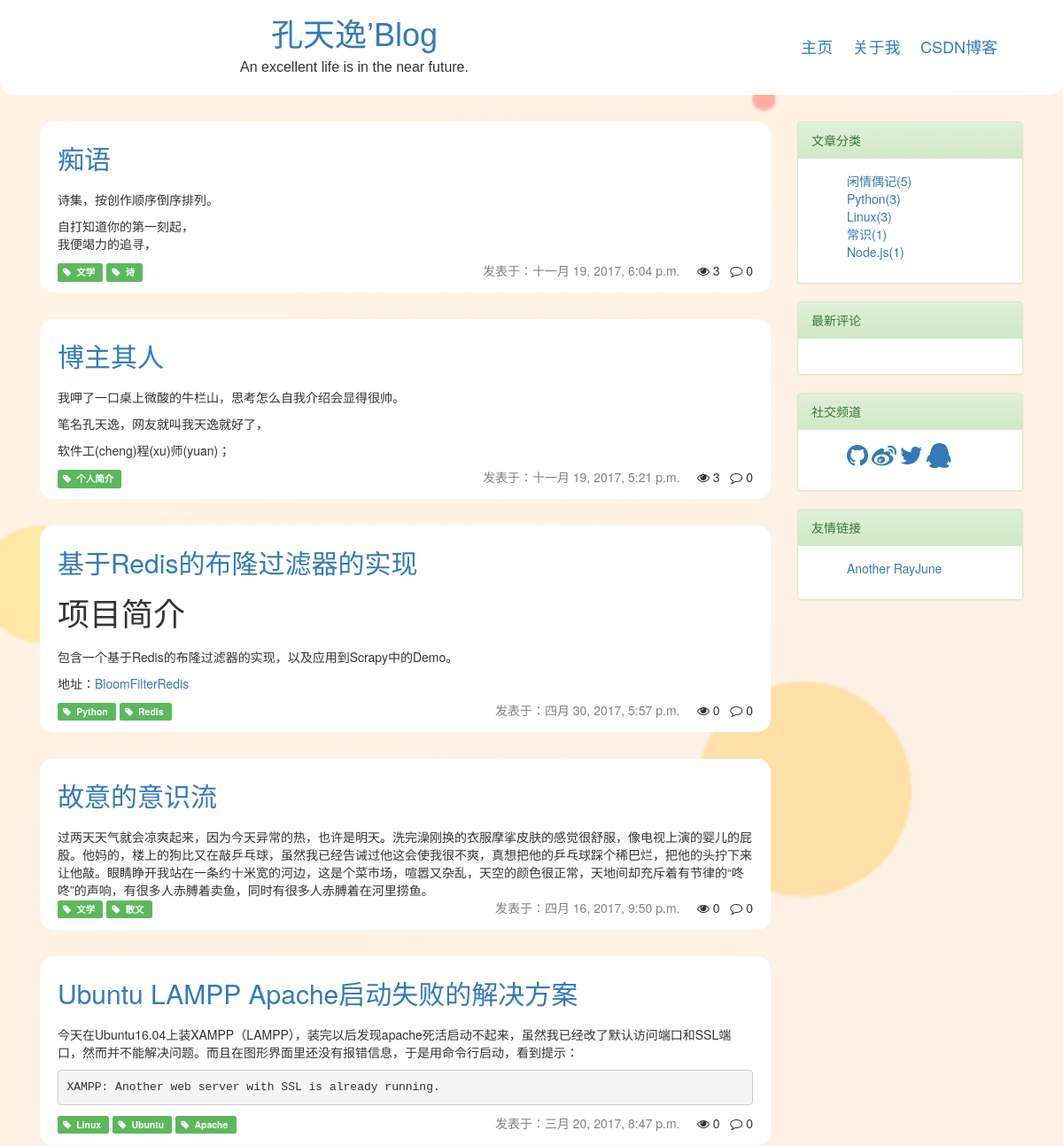
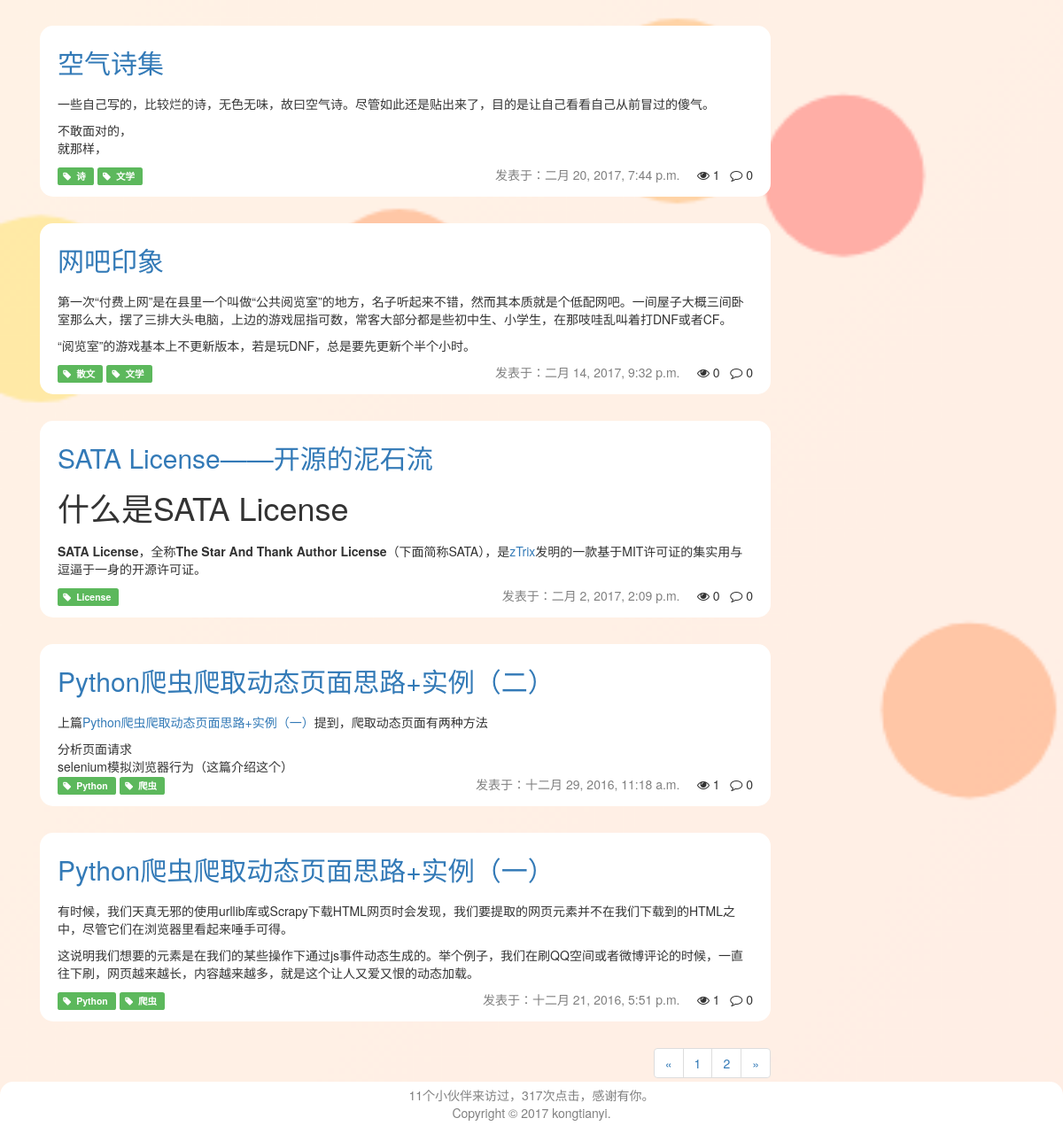
The page / on the database its author committed (2 pictures, top to bottom).
### blog/models.py (models this page shows, shortened)
class Exts(models.Model):
    id = models.IntegerField("ID", primary_key=True)
    key = models.CharField("Key", max_length=50)
    value = models.CharField("Value", max_length=200, null=True, blank=True, default="")
    create_time = models.DateTimeField("创建时间", auto_now_add=True)
    update_time = models.DateTimeField("更新时间", auto_now=True)
    class Meta:
        db_table = 'ext'

class Articles(models.Model):
    id = models.IntegerField("ID", primary_key=True)
    title = models.TextField("文章标题")
    category_id = models.IntegerField("分类id")
    tags = models.TextField("标签")
    content = models.TextField("文章内容")
    summery = models.TextField("文章简介", null=True)
    pv = models.IntegerField("Page View", null=True, blank=True, default=0)
    uv = models.IntegerField("Unique View", null=True, blank=True, default=0)
    comment_count = models.IntegerField("评论数", null=True, blank=True, default=0)
    url = models.CharField("时间索引url", max_length=200, null=True, blank=True, default="")
    create_time = models.DateTimeField("创建时间", default=timezone.now)
    update_time = models.DateTimeField("更新时间", auto_now=True)
    class Meta:
        db_table = 'articles'

class Categorys(models.Model):
    id = models.IntegerField("ID", primary_key=True)
    category_name = models.CharField("分类名", max_length=100)
    parent_id = models.IntegerField("父分类id")
    create_time = models.DateTimeField("创建时间", auto_now_add=True)
    update_time = models.DateTimeField("更新时间", auto_now=True)
    def to_json_dict(self):
        self.create_time = self.create_time.strftime("%Y-%m-%d %H:%M")
        self.update_time = self.update_time.strftime("%Y-%m-%d %H:%M")
        return dict([(attr, getattr(self, attr)) for attr in [f.name for f in self._meta.fields]])
    class Meta:
        db_table = 'categorys'

### blog/decorators.py (the view)
    def _add_user_pv_uv(request, *args, **kwargs):
        response = func(request, *args, **kwargs)
        if "blog_viewed" not in request.COOKIES:
            response.set_cookie("blog_viewed", "1")
            Exts.objects.filter(key="uv").update(value=F("value") + 1)
        Exts.objects.filter(key="pv").update(value=F("value") + 1)
        return response

### blog/views.py (called while the page is built)
@add_blog_pv_uv
def index(request, page_num=None):
    if not page_num:
        page_num = 1
    page_num = int(page_num)
    try:
        articlelist = Articles.objects.all().order_by('-create_time')[(page_num-1)*10: (page_num-1)*10+10]
    except AssertionError:
        raise Http404()
    article_num = Articles.objects.count()
    for article in articlelist:
        article.tags = article.tags.split(",")
    context = {
        "data": articlelist,
        "pages": [x+1 for x in range(0, math.ceil(article_num / 10))],
        "now_page": page_num,
        "categorys": get_categorys(),
        "blog_param": get_blog_param(),
    }
    return render(request, 'blog/index.html', context=context)

def get_categorys():
    categories = Categorys.objects.all()
    category_list = list()
    for category in categories:
        category = category.to_json_dict()
        count = Articles.objects.filter(category_id=category["id"]).count()
        category["count"] = count
        category_list.append(category)
    return category_list

def get_blog_param():
    blog_param = dict()
    exts = Exts.objects.all()
    for ext in exts:
        if "friend_links" == ext.key:
            ext.value = eval(ext.value)
        blog_param[ext.key] = ext.value
    return blog_param

### blog/templates/blog/index.html (shortened to what this page needs)
<!DOCTYPE html>
<html>
<head>
    {% load static %}
	<link href="https://cdn.bootcss.com/bootstrap/3.3.7/css/bootstrap.min.css" rel="stylesheet">
	<link href="https://cdn.bootcss.com/bootstrap/3.3.7/css/bootstrap-theme.min.css" rel="stylesheet">
	<link rel="stylesheet" href="{% static 'blog/font-awesome-4.7.0/css/font-awesome.min.css' %}">
	<link rel="stylesheet" type="text/css" href="{% static 'blog/breeze.css' %}?v=012">
</head>
<body>
	<div class="row head">
		<div class="col-lg-8">
			<h1 class="head-h1"><a href="/">{{ blog_param.title }}</a></h1>
			<p class="head-p">{{ blog_param.sub_title }}</p>
		</div>
		<div class="col-lg-4" id="nav">
			<a href="/">主页</a>
			<a href="/2017/11/19/about">关于我</a>
			<a href="http://blog.csdn.net/qq_30242609" target="blank">CSDN博客</a>
		</div>
	</div>
	<div class="container">
		<div class="row">
			<div class="col-lg-9 summerys" id="main">
				<ul>
                {% for article in data %}
                    <li>
    					<div class="board">
    						<h2><a href="/{{ article.url }}">{{ article.title }}</a></h2>
    						<div class="summery">
      							<div>{{ article.summery|safe }}</div>
    						</div>
                            <div>
                                {% for tag in article.tags %}
                                    <p class="tags">
      								    <span class="label label-success">
      								    <i class="fa fa-tag" aria-hidden="true"></i>
      								    &nbsp{{ tag }}
      								    </span>
      							    </p>
                                {% endfor %}
      							<p class="nums">
      								<span>发表于：{{ article.create_time }}</span>&nbsp&nbsp&nbsp&nbsp
      								<i class="fa fa-eye" aria-hidden="true"></i>&nbsp{{ article.uv }}&nbsp&nbsp
      								<i class="fa fa-comment-o" aria-hidden="true"></i>&nbsp{{ article.comment_count }}
      							</p>
                            </div>
    					</div>
    				</li>
                {% endfor %}
  				</ul>
                <div>
                    <nav aria-label="Page navigation" class="bpage">
                        <ul class="pagination" style="margin: 0;">
                            <li>
                                <a href="/page/{{ now_page|add:-1 }}" aria-label="Previous">
                                    <span aria-hidden="true">&laquo;</span>
                                </a>
                            </li>
                            {% for page in pages %}
                            <li><a href="/page/{{ page }}">{{ page }}</a></li>
                            {% endfor %}
                            <li>
                            <a href="/page/{{ now_page|add:1 }}" aria-label="Next">
                                <span aria-hidden="true">&raquo;</span>
                            </a>
                            </li>
                        </ul>
                    </nav>
                </div>
			</div>
			<div class="col-lg-3">
				<div class="panel panel-success">
					<div class="panel-heading">文章分类</div>
					<div class="panel-body">
						<ul>
                            {% for category in categorys %}
                                <li><a href="/categories/{{ category.category_name }}">{{ category.category_name }}({{ category.count }})</a></li>
                            {% endfor %}
						</ul>
					</div>
				</div>
				<div class="panel panel-success">
					<div class="panel-heading">最新评论</div>
					<div class="panel-body">
					</div>
				</div>
				<div class="panel panel-success">
					<div class="panel-heading">社交频道</div>
					<div class="panel-body">
                        <ul>
                            <li>
                                <a href="https://github.com/kongtianyi" target="blank"><i class="fa fa-github fa-2x" aria-hidden="true"></i></a>
						        <a href="http://weibo.com/u/5484257648" target="blank"><i class="fa fa-weibo fa-2x" aria-hidden="true"></i></a>
						        <a href="https://twitter.com/KongtianyiCoder" target="blank"><i class="fa fa-twitter fa-2x" aria-hidden="true"></i></a>
						        <a href="598515595" target="blank"><i class="fa fa-qq fa-2x" aria-hidden="true"></i></a>
                            </li>
                        </ul>
                    </div>
				</div>
				<div class="panel panel-success">
					<div class="panel-heading">友情链接</div>
					<div class="panel-body">
                        {% for link in blog_param.friend_links %}
                            <ul>
							    <li><a href="{{ link.url }}" target="_blank">{{ link.title }}</a></li>
						    </ul>
                        {% endfor %}
					</div>
				</div>
			</div>
		</div>
	</div>
	<div class="foot">
        <p>{{ blog_param.uv }}个小伙伴来访过，{{ blog_param.pv }}次点击，感谢有你。</p>
		<p>Copyright © 2017 kongtianyi.</p>
	</div>
</body>
</html>

### blog/static/blog/breeze.css (style rules this page uses)
body { background-color: #DDDDDD; }
.head { background-color: #ffffff; border-radius: 0px 0px 15px 15px; margin: 0px 0px 30px 0px; padding: 0px 0px 10px 0px; width: 100%; }
.head-h1 { margin: 20px 0px 0px 10%; padding: 0px; font-family: "华文行楷", "lucida grande", "lucida sans unicode", lucida, helvetica, "Hiragino Sans GB", "Microsoft YaHei", "WenQuanYi Micro Hei", sans-serif; }
.head-p { margin: 5px 0px 10px 10%; font-size: medium; font-family: "lucida grande", "lucida sans unicode", lucida, helvetica, "Hiragino Sans GB", "Microsoft YaHei", "WenQuanYi Micro Hei", sans-serif; }
#nav { margin: 40px 0px 0px 0px; }
#nav a { padding: 0px 0px 0px 5%; font-size: large; }
.container { width: 95%; }
.board { background-color: #ffffff; border-radius: 15px; margin: 0px 0px 30px 0px; padding: 5px 20px 5px 20px; }
.board h1,h2 { margin: 20px 0px 20px 0px; }
.summerys ul { padding: 0px; }
.summerys li { list-style-type: none; }
.tags { float: left; }
.nums { float: right; }
.nums span { color: gray; }
.bpage { text-align: right; margin: 0 auto; }
.panel-body li { list-style-type: none; }
.foot { background-color: #FFFFFF; border-radius: 15px 15px 0px 0px; margin: 0px 0px 0px 0px; padding: 5px 0px 5px 0px; width: 100%; text-align: center; }
.foot p { color: gray; margin: 0 auto; padding: 0; }
@media screen and (max-width: 1200px) { .head-h1 { text-align: center; margin: 20px 0px 0px 0px; padding: 0px; font-family: "华文行楷", "lucida grande", "lucida sans unicode", lucida, helvetica, "Hiragino Sans GB", "Microsoft YaHei", "WenQuanYi Micro Hei", sans-serif; } }
@media screen and (max-width: 1200px) { .head-p { text-align: center; margin: 5px 0px 10px 0px; font-size: medium; font-family: "lucida grande", "lucida sans unicode", lucida, helvetica, "Hiragino Sans GB", "Microsoft YaHei", "WenQuanYi Micro Hei", sans-serif; } }
@media screen and (max-width: 1200px) { #nav { text-align: center; } }

### rows shown on the page
Exts: title "孔天逸’Blog"
Exts: sub_title "An excellent life is in the near future."
Articles: title "痴语", summery "诗集，按创作顺序倒序排列。 自打知道你的第一刻起， 我便竭力的追寻，", tags "文学" "诗", create_time "十一月 19, 2017, 6:04 p.m.", uv "3", comment_count "0"
Articles: title "博主其人", summery "我呷了一口桌上微酸的牛栏山，思考怎么自我介绍会显得很帅。 笔名孔天逸，网友就叫我天逸就好了， 软件工(cheng)程(xu)师(yuan)；", tags "个人简介", create_time "十一月 19, 2017, 5:21 p.m.", uv "3", comment_count "0"
Articles: title "基于Redis的布隆过滤器的实现", summery "项目简介 包含一个基于Redis的布隆过滤器的实现，以及应用到Scrapy中的Demo。 地址： BloomFilterRedis", tags "Python" "Redis", create_time "四月 30, 2017, 5:57 p.m.", uv "0", comment_count "0"
Articles: title "故意的意识流", summery "过两天天气就会凉爽起来，因为今天异常的热，也许是明天。洗完澡刚换的衣服摩挲皮肤的感觉很舒服，像电视上演的婴儿的屁股。他妈的，楼上的狗比又在敲乒乓球，虽然我已经告诫过他这会使我很不爽，真想把他的乒乓球踩个稀巴烂，把他的头拧下来让他敲。眼睛睁开我站在一条约十米宽的河边，这是个菜市场，喧嚣又杂乱，天空的颜色很正常，天地间却充斥着有节律的“咚咚”的声响，有很多人赤膊着卖鱼，同时有很多人赤膊着在河里捞鱼。", tags "文学" "散文", create_time "四月 16, 2017, 9:50 p.m.", uv "0", comment_count "0"
Articles: title "Ubuntu LAMPP Apache启动失败的解决方案", summery "今天在Ubuntu16.04上装XAMPP（LAMPP），装完以后发现apache死活启动不起来，虽然我已经改了默认访问端口和SSL端口，然而并不能解决问题。而且在图形界面里还没有报错信息，于是用命令行启动，看到提示： XAMPP: Another web server with SSL is already running.", tags "Linux" "Ubuntu" "Apache", create_time "三月 20, 2017, 8:47 p.m.", uv "0", comment_count "0"
Articles: title "空气诗集", summery "一些自己写的，比较烂的诗，无色无味，故曰空气诗。尽管如此还是贴出来了，目的是让自己看看自己从前冒过的傻气。 不敢面对的， 就那样，", tags "诗" "文学", create_time "二月 20, 2017, 7:44 p.m.", uv "1", comment_count "0"
Articles: title "网吧印象", summery "第一次“付费上网”是在县里一个叫做“公共阅览室”的地方，名子听起来不错，然而其本质就是个低配网吧。一间屋子大概三间卧室那么大，摆了三排大头电脑，上边的游戏屈指可数，常客大部分都是些初中生、小学生，在那吱哇乱叫着打DNF或者CF。 “阅览室”的游戏基本上不更新版本，若是玩DNF，总是要先更新个半个小时。", tags "散文" "文学", create_time "二月 14, 2017, 9:32 p.m.", uv "0", comment_count "0"
Articles: title "SATA License——开源的泥石流", summery "什么是SATA License SATA License ，全称 The Star And Thank Author License （下面简称SATA），是 zTrix 发明的一款基于MIT许可证的集实用与逗逼于一身的开源许可证。", tags "License", create_time "二月 2, 2017, 2:09 p.m.", uv "0", comment_count "0"
Articles: title "Python爬虫爬取动态页面思路+实例（二）", summery "上篇 Python爬虫爬取动态页面思路+实例（一） 提到，爬取动态页面有两种方法 分析页面请求 selenium模拟浏览器行为（这篇介绍这个）", tags "Python" "爬虫", create_time "十二月 29, 2016, 11:18 a.m.", uv "1", comment_count "0"
Articles: title "Python爬虫爬取动态页面思路+实例（一）", summery "有时候，我们天真无邪的使用urllib库或Scrapy下载HTML网页时会发现，我们要提取的网页元素并不在我们下载到的HTML之中，尽管它们在浏览器里看起来唾手可得。 这说明我们想要的元素是在我们的某些操作下通过js事件动态生成的。举个例子，我们在刷QQ空间或者微博评论的时候，一直往下刷，网页越来越长，内容越来越多，就是这个让人又爱又恨的动态加载。", tags "Python" "爬虫", create_time "十二月 21, 2016, 5:51 p.m.", uv "1", comment_count "0"
Categorys: category_name "闲情偶记"
Categorys: category_name "Python"
Categorys: category_name "Linux"
Categorys: category_name "常识"
Categorys: category_name "Node.js"
Exts: uv "11"
Exts: pv "317"

### other values the page prints
{{ page }} "1" "2"
{{ category.count }} "5" "3" "3" "1" "1"
{{ link.title }} "Another RayJune"
